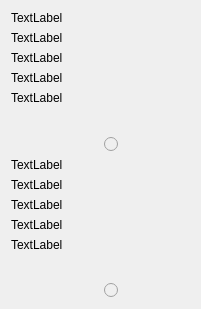
   <widget class="QWidget" name="verticalLayoutWidget_3">
    <property name="geometry">
     <rect>
      <x>0</x>
      <y>270</y>
      <width>201</width>
      <height>309</height>
     </rect>
    </property>
    <layout class="QVBoxLayout" name="verticalLayout_2">
     <item>
      <layout class="QHBoxLayout" name="player3_info">
       <item>
        <layout class="QFormLayout" name="formLayout_2">
         <item row="0" column="0">
          <widget class="QLabel" name="label_12">
           <property name="text">
            <string>TextLabel</string>
           </property>
          </widget>
         </item>
         <item row="1" column="0">
          <widget class="QLabel" name="label_13">
           <property name="text">
            <string>TextLabel</string>
           </property>
          </widget>
         </item>
         <item row="1" column="1">
          <widget class="QLabel" name="label_14">
           <property name="text">
            <string/>
           </property>
           <property name="pixmap">
            <pixmap resource="resource.qrc">:/prefix1/image/wheat.png</pixmap>
           </property>
          </widget>
         </item>
         <item row="2" column="1">
          <widget class="QLabel" name="label_16">
           <property name="text">
            <string/>
           </property>
           <property name="pixmap">
            <pixmap resource="resource.qrc">:/prefix1/image/stone.png</pixmap>
           </property>
          </widget>
         </item>
         <item row="3" column="0">
          <widget class="QLabel" name="label_17">
           <property name="text">
            <string>TextLabel</string>
           </property>
          </widget>
         </item>
         <item row="3" column="1">
          <widget class="QLabel" name="label_18">
           <property name="text">
            <string/>
           </property>
           <property name="pixmap">
            <pixmap resource="resource.qrc">:/prefix1/image/wood.png</pixmap>
           </property>
          </widget>
         </item>
         <item row="4" column="0">
          <widget class="QLabel" name="label_19">
           <property name="text">
            <string>TextLabel</string>
           </property>
          </widget>
         </item>
         <item row="4" column="1">
          <widget class="QLabel" name="label_20">
           <property name="text">
            <string/>
           </property>
           <property name="pixmap">
            <pixmap resource="resource.qrc">:/prefix1/image/brick1.png</pixmap>
           </property>
          </widget>
         </item>
         <item row="0" column="1">
          <widget class="QLabel" name="label_21">
           <property name="text">
            <string/>
           </property>
           <property name="pixmap">
            <pixmap resource="resource.qrc">:/prefix1/image/shaep.png</pixmap>
           </property>
          </widget>
         </item>
         <item row="2" column="0">
          <widget class="QLabel" name="label_15">
           <property name="text">
            <string>TextLabel</string>
           </property>
          </widget>
         </item>
        </layout>
       </item>
       <item>
        <layout class="QVBoxLayout" name="verticalLayout">
         <item>
          <widget class="QLabel" name="picture3">
           <property name="text">
            <string/>
           </property>
           <property name="pixmap">
            <pixmap resource="resource.qrc">:/prefix1/image/player3.jpg</pixmap>
           </property>
          </widget>
         </item>
         <item>
          <widget class="QLabel" name="name3">
           <property name="text">
            <string/>
           </property>
          </widget>
         </item>
         <item>
          <widget class="QRadioButton" name="radioButton_2">
           <property name="enabled">
            <bool>false</bool>
           </property>
           <property name="text">
            <string/>
           </property>
          </widget>
         </item>
        </layout>
       </item>
      </layout>
     </item>
     <item>
      <layout class="QHBoxLayout" name="player4_info">
       <item>
        <layout class="QFormLayout" name="formLayout">
         <item row="0" column="0">
          <widget class="QLabel" name="label_2">
           <property name="text">
            <string>TextLabel</string>
           </property>
          </widget>
         </item>
         <item row="1" column="0">
          <widget class="QLabel" name="label_4">
           <property name="text">
            <string>TextLabel</string>
           </property>
          </widget>
         </item>
         <item row="1" column="1">
          <widget class="QLabel" name="label_5">
           <property name="text">
            <string/>
           </property>
           <property name="pixmap">
            <pixmap resource="resource.qrc">:/prefix1/image/wheat.png</pixmap>
           </property>
          </widget>
         </item>
         <item row="2" column="0">
          <widget class="QLabel" name="label_6">
           <property name="text">
            <string>TextLabel</string>
           </property>
          </widget>
         </item>
         <item row="2" column="1">
          <widget class="QLabel" name="label_7">
           <property name="text">
            <string/>
           </property>
           <property name="pixmap">
            <pixmap resource="resource.qrc">:/prefix1/image/stone.png</pixmap>
           </property>
          </widget>
         </item>
         <item row="3" column="0">
          <widget class="QLabel" name="label_8">
           <property name="text">
            <string>TextLabel</string>
           </property>
          </widget>
         </item>
         <item row="3" column="1">
          <widget class="QLabel" name="label_9">
           <property name="text">
            <string/>
           </property>
           <property name="pixmap">
            <pixmap resource="resource.qrc">:/prefix1/image/wood.png</pixmap>
           </property>
          </widget>
         </item>
         <item row="4" column="0">
          <widget class="QLabel" name="label_10">
           <property name="text">
            <string>TextLabel</string>
           </property>
          </widget>
         </item>
         <item row="4" column="1">
          <widget class="QLabel" name="label_11">
           <property name="text">
            <string/>
           </property>
           <property name="pixmap">
            <pixmap resource="resource.qrc">:/prefix1/image/brick1.png</pixmap>
           </property>
          </widget>
         </item>
         <item row="0" column="1">
          <widget class="QLabel" name="label_3">
           <property name="text">
            <string/>
           </property>
           <property name="pixmap">
            <pixmap resource="resource.qrc">:/prefix1/image/shaep.png</pixmap>
           </property>
          </widget>
         </item>
        </layout>
       </item>
       <item>
        <layout class="QVBoxLayout" name="player4">
         <item>
          <widget class="QLabel" name="picture4">
           <property name="text">
            <string/>
           </property>
           <property name="pixmap">
            <pixmap resource="resource.qrc">:/prefix1/image/player1.jpg</pixmap>
           </property>
          </widget>
         </item>
         <item>
          <widget class="QLabel" name="name4">
           <property name="text">
            <string/>
           </property>
          </widget>
         </item>
         <item>
          <widget class="QRadioButton" name="radioButton">
           <property name="enabled">
            <bool>false</bool>
           </property>
           <property name="text">
            <string/>
           </property>
          </widget>
         </item>
        </layout>
       </item>
      </layout>
     </item>
    </layout>
   </widget>
